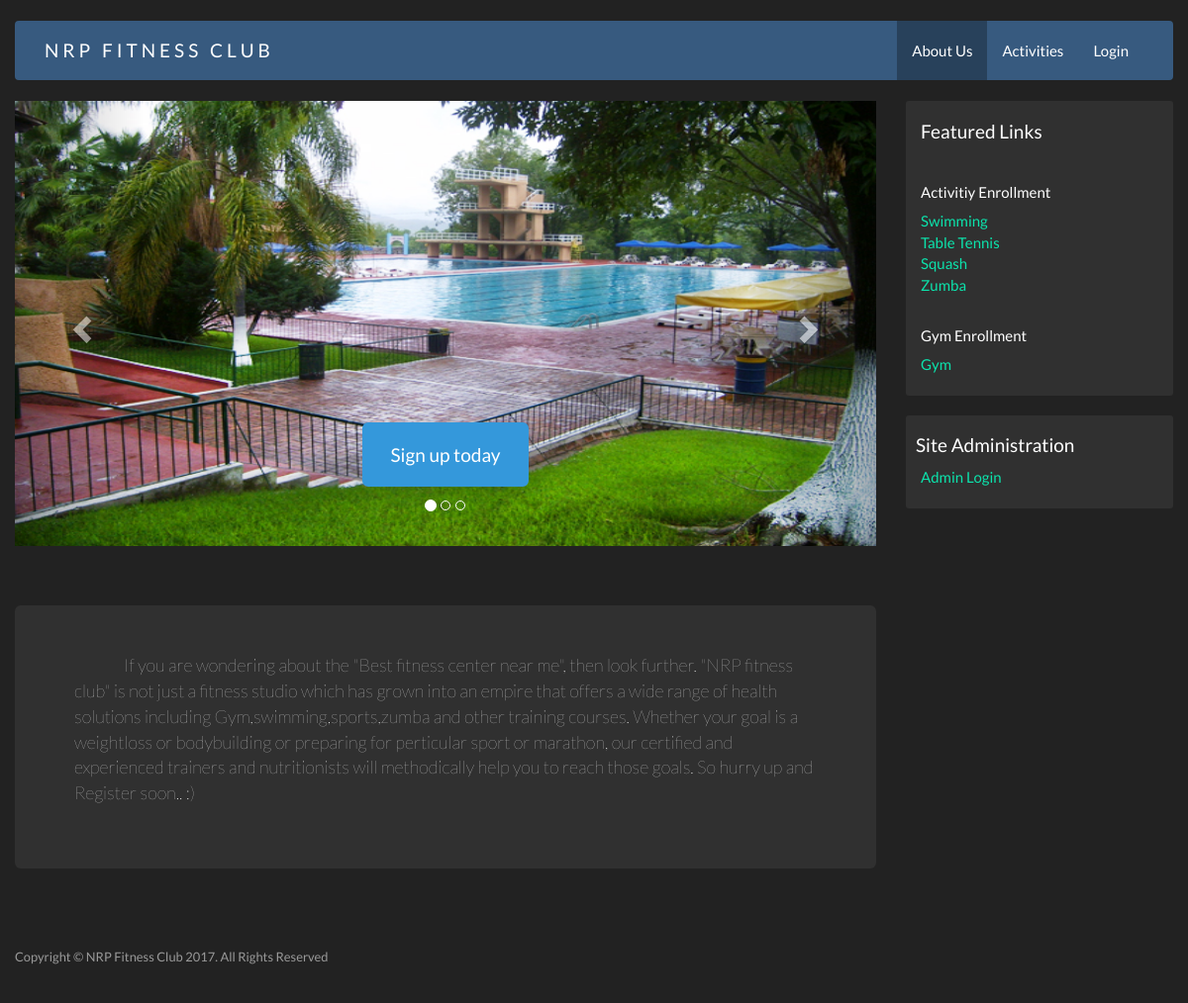
The page / on the database its author committed.
### tables this page shows
CREATE TABLE `course` (
  `course_id` int(11) UNSIGNED NOT NULL,
  `course_name` varchar(80) NOT NULL,
  `monthly` double NOT NULL,
  `monthly_d` double NOT NULL,
  `quarterly_d` double NOT NULL,
  `sixmonth_d` double NOT NULL,
  `yearly_d` double NOT NULL
);

### DBHandler/DB.php (called while the page is built, shortened)
<?php
	class DTB
	{
		var $connection;
		function __construct()
		{
			$this->connection = new mysqli('localhost','root','','fic');
		}
		function processQuery($query)
		{
			$result = $this->connection->query($query);
			return $result;
		}
	}
?>

### index.php (the view, shortened to what this page needs)
<!DOCTYPE html>
<html>
<head>
	<link rel="stylesheet" type="text/css" href="bootstrap/css/bootstrap.css">
	<link rel="stylesheet" type="text/css" href="bootstrap/bootstrap.css">
</head>
<body>
	<br>
	<?php require 'header.php'; ?>
    <div class="container">
    	<div class="row">
    		<div class="col-sm-9 col-md-9">
			    <div id="myCarousel" class="carousel slide" data-ride="carousel">
			      <ol class="carousel-indicators">
			        <li data-target="#myCarousel" data-slide-to="0" class="active"></li>
			        <li data-target="#myCarousel" data-slide-to="1"></li>
			        <li data-target="#myCarousel" data-slide-to="2"></li>
			      </ol>
			      <div class="carousel-inner" role="listbox">
			        <div class="item active center">
			          <img class="first-slide" src="img/fitness club.jpg" alt="First slide">
			          <div class="container">
			            <div class="carousel-caption">
			              <?php
			              if(!isset($_SESSION["cust_id"]))
						  {
			              	echo '<p><a class="btn btn-info btn-lg" href="SignUp" role="button">Sign up today</a></p>';
			              }
			              ?>
			            </div>
			          </div>
			        </div>
			      </div>
			      <a class="left carousel-control" href="#myCarousel" role="button" data-slide="prev">
			        <span class="glyphicon glyphicon-chevron-left" aria-hidden="true"></span>
			      </a>
			      <a class="right carousel-control" href="#myCarousel" role="button" data-slide="next">
			        <span class="glyphicon glyphicon-chevron-right" aria-hidden="true"></span>
			      </a>
			    </div>
			</div>
			<div class="col-sm-3 col-md-3 sidebar">
				<div class="well well-sm">
					<ul style="list-style-type: none;-webkit-padding-start: 5px;">
						<h4>Featured Links</h4><br>
						<h5>Activitiy Enrollment</h5>
						<?php
							$result = $dtb->processQuery("select course_name from course where course_name not in ('Gym');");
							while ($row = $result->fetch_assoc()) {
								echo "<li><a href='Activities#".$row['course_name']."'>".$row['course_name']."</a></li>";
							}
						?>
						<br>
						<h5>Gym Enrollment</h5>
						<li><a href='Activities#Gym'>Gym</a></li>
					</ul>
				</div>
			</div>
			<div class="col-sm-3 col-md-3 sidebar">
				<div class="well well-sm">
					<h4>Site Administration</h4>
					<ul style="list-style-type: none;-webkit-padding-start: 5px;">
						<li><a href="site-admin">Admin Login</a></li>
					</ul>
				</div>
			</div>
		</div>
		<div class="row">
			<div class="col-sm-9 col-md-9">
				<div class="jumbotron">
					<p style="font-size: 18px;text-indent: 50px;">If you are wondering about the "Best fitness center near me", then look further. "NRP fitness club" is not just a fitness studio which has grown into an empire that offers a wide range of health solutions including Gym,swimming,sports,zumba and other training courses. Whether your goal is a weightloss or bodybuilding or preparing for perticular sport or marathon, our certified and experienced trainers and nutritionists will methodically help you to reach those goals. So hurry up and Register soon.. :)</p>
				</div>
			</div>
		</div>
	</div>
	<?php include 'footer.php'; ?>
</body>
</html>

### index.php (style rules this page uses)
@media (max-width: 1400px) { .carousel { height: 550px; margin-bottom: 60px; } }
@media (max-width: 1400px) { .carousel-caption { z-index: 10; } }
@media (max-width: 1400px) { .carousel .item { height: 550px; background-color: #777; } }
@media (max-width: 1400px) { .carousel-inner > .item > img { position: absolute; top: 0; left: 0; min-width: 100%; height: 550px; } }
@media (max-width: 1200px) { .carousel { height: 450px; margin-bottom: 60px; } }
@media (max-width: 1200px) { .carousel-caption { z-index: 10; } }
@media (max-width: 1200px) { .carousel .item { height: 450px; background-color: #777; } }
@media (max-width: 1200px) { .carousel-inner > .item > img { position: absolute; top: 0; left: 0; min-width: 100%; height: 450px; } }
@media (min-width: 1200px) { .container { width: 1200px; } }

### rows shown on the page
course: course_name "Swimming"
course: course_name "Table Tennis"
course: course_name "Squash"
course: course_name "Zumba"
